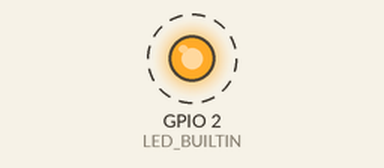
Recording of a program running on a simulated ESP32. Shown: output pins drawn as LEDs (lit = HIGH). Dashed ring = blinking.

Above: at 0.12 s.
Timing chart, 0 to 3.0 s (numbered marks = the images above):
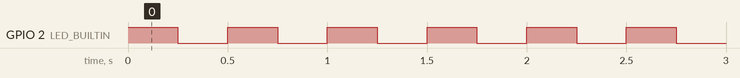

Measured:
- by itself, GPIO 2 (LED_BUILTIN): alternates HIGH for 0.25 s and LOW for 0.25 s

The program:

main.cpp
```cpp
#include <Arduino.h>

#define LED_BUILTIN 2

// void setup()
// {
//   // put your setup code here, to run once:
//   Serial.begin(115200);
//   Serial.print("MOSI: ");
//   Serial.println(MOSI);
//   Serial.print("MISO: ");
//   Serial.println(MISO);
//   Serial.print("SCK: ");
//   Serial.println(SCK);
//   Serial.print("SS: ");
//   Serial.println(SS);
// }

// void loop()
// {
//   // put your main code here, to run repeatedly:
// }

// the setup function runs once when you press reset or power the board
void setup() {
  // initialize digital pin LED_BUILTIN as an output.
  pinMode(LED_BUILTIN, OUTPUT);
}

// the loop function runs over and over again forever
void loop() {
  digitalWrite(LED_BUILTIN, HIGH);   // turn the LED on (HIGH is the voltage level)
  delay(250);                       // wait for a second
  digitalWrite(LED_BUILTIN, LOW);    // turn the LED off by making the voltage LOW
  delay(250);                       // wait for a second
}
```
